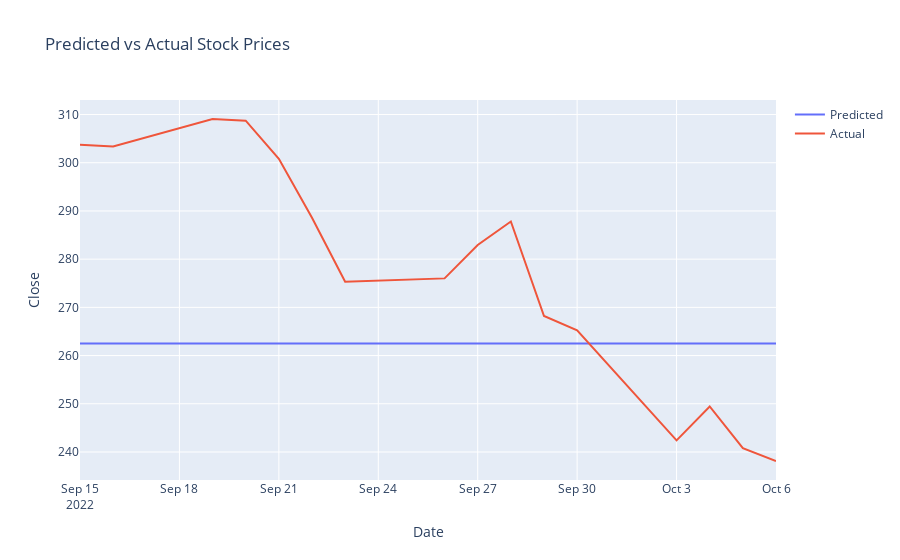

Notebook source saved alongside this figure:
### Code cell
# Load the stock data
df = pd.read_csv(r'C:\Users\emili\Downloads\Machine_Learning_SP_Course\Machine_Learning_Project\TSLA.csv')#, index_col = 'Date')
df = df.drop(labels=range(0, len(df.index)-127), axis=0);

# Preprocess the data
scaler = MinMaxScaler(feature_range=(0, 1))
df['Close'] = scaler.fit_transform(df['Close'].values.reshape(-1, 1))

# Split the data into training and testing sets
train_size = int(len(df) * 0.8)
train_data = df[:train_size]
test_data = df[train_size:]

# Define the sequence length and number of features
sequence_length = 10
num_features = 1

# Generate sequences for training data
def generate_sequences(data):
    X = []
    y = []
    for i in range(len(data) - sequence_length):
        X.append(data[i:i+sequence_length])
        y.append(data[i+sequence_length])
    return np.array(X), np.array(y)

X_train, y_train = generate_sequences(train_data['Close'].values)
X_test, y_test = generate_sequences(test_data['Close'].values)

# Define the Transformer model architecture
def transformer_model():
    inputs = Input(shape=(sequence_length, num_features))
    x = inputs

    # Encoder layers
    for _ in range(5):
        x = tf.keras.layers.MultiHeadAttention(
            key_dim=32, num_heads=5, dropout=0.2
        )(x, x)
        x = LayerNormalization(epsilon=1e-6)(x)
        x = Dropout(0.2)(x)

    x = Dense(64)(x)
    x = tf.keras.layers.LeakyReLU(alpha=0.2)(x)
    x = Dense(32)(x)
    x = tf.keras.layers.LeakyReLU(alpha=0.2)(x)
    x = Dense(1)(x)

    model = Model(inputs=inputs, outputs=x)
    return model

# Create an instance of the model
model = transformer_model()

# Compile the model
model.compile(loss='mean_squared_error', optimizer='adam')

# Train the model
model.fit(X_train, y_train, epochs=10, batch_size=4, validation_data=(X_test, y_test))

# Make predictions
predictions = model.predict(X_test)

# Reshape predictions
predictions = predictions.reshape(-1, 1)

# Inverse scale the predictions and actual values
predictions = scaler.inverse_transform(predictions)
actual_values = scaler.inverse_transform(y_test.reshape(-1, 1))

# Plot the predicted and actual values
trace1 = go.Scatter(
    x = test_data['Date'].values[sequence_length:],
    y = predictions.flatten(),
    mode = 'lines',
    name = 'Predicted'
)

trace2 = go.Scatter(
    x = test_data['Date'].values[sequence_length:],
    y = actual_values.flatten(),
    mode='lines',
    name = 'Actual'
)

layout = go.Layout(
    title = 'Predicted vs Actual Stock Prices',
    xaxis = {'title' : "Date"},
    yaxis = {'title' : "Close"}
)

fig = go.Figure(data=[trace1, trace2], layout=layout)
fig.show()

### Figure 1 — Plotly figure (JSON) as saved in the notebook; plotly's stock layout.template omitted (floating-point values rounded to 4 significant figures; data arrays with more than 128 entries replaced by an {"elided": "..."} marker saying what was removed)
{"data": [{"mode": "lines", "name": "Predicted", "type": "scatter", "x": ["2022-09-15", "2022-09-16", "2022-09-19", "2022-09-20", "2022-09-21", "2022-09-22", "2022-09-23", "2022-09-26", "2022-09-27", "2022-09-28", "2022-09-29", "2022-09-30", "2022-10-03", "2022-10-04", "2022-10-05", "2022-10-06"], "y": {"elided": "160 float values"}}, {"mode": "lines", "name": "Actual", "type": "scatter", "x": ["2022-09-15", "2022-09-16", "2022-09-19", "2022-09-20", "2022-09-21", "2022-09-22", "2022-09-23", "2022-09-26", "2022-09-27", "2022-09-28", "2022-09-29", "2022-09-30", "2022-10-03", "2022-10-04", "2022-10-05", "2022-10-06"], "y": [303.8, 303.4, 309.1, 308.7, 300.8, 288.6, 275.3, 276.0, 282.9, 287.8, 268.2, 265.2, 242.4, 249.4, 240.8, 238.1]}], "layout": {"title": {"text": "Predicted vs Actual Stock Prices"}, "xaxis": {"title": {"text": "Date"}}, "yaxis": {"title": {"text": "Close"}}}}
